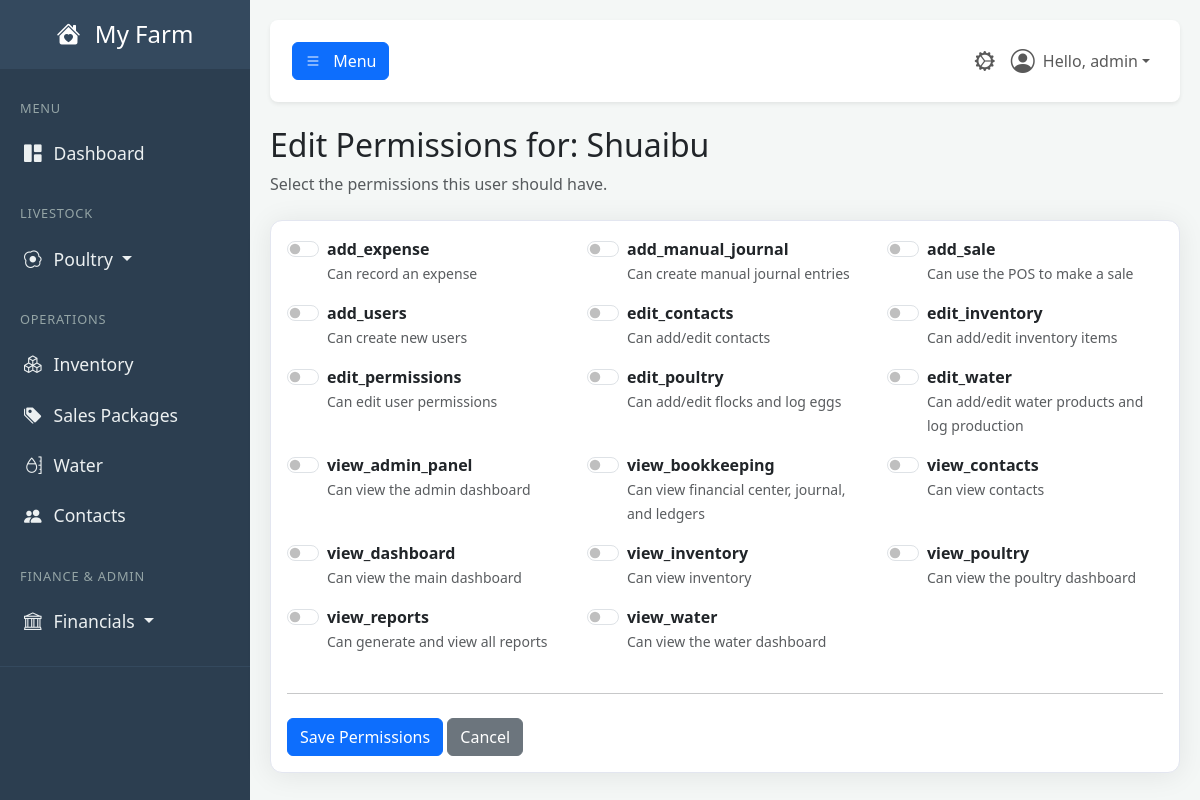
/admin/user/3/permissions (signed in), run on an earlier commit of the app's database.
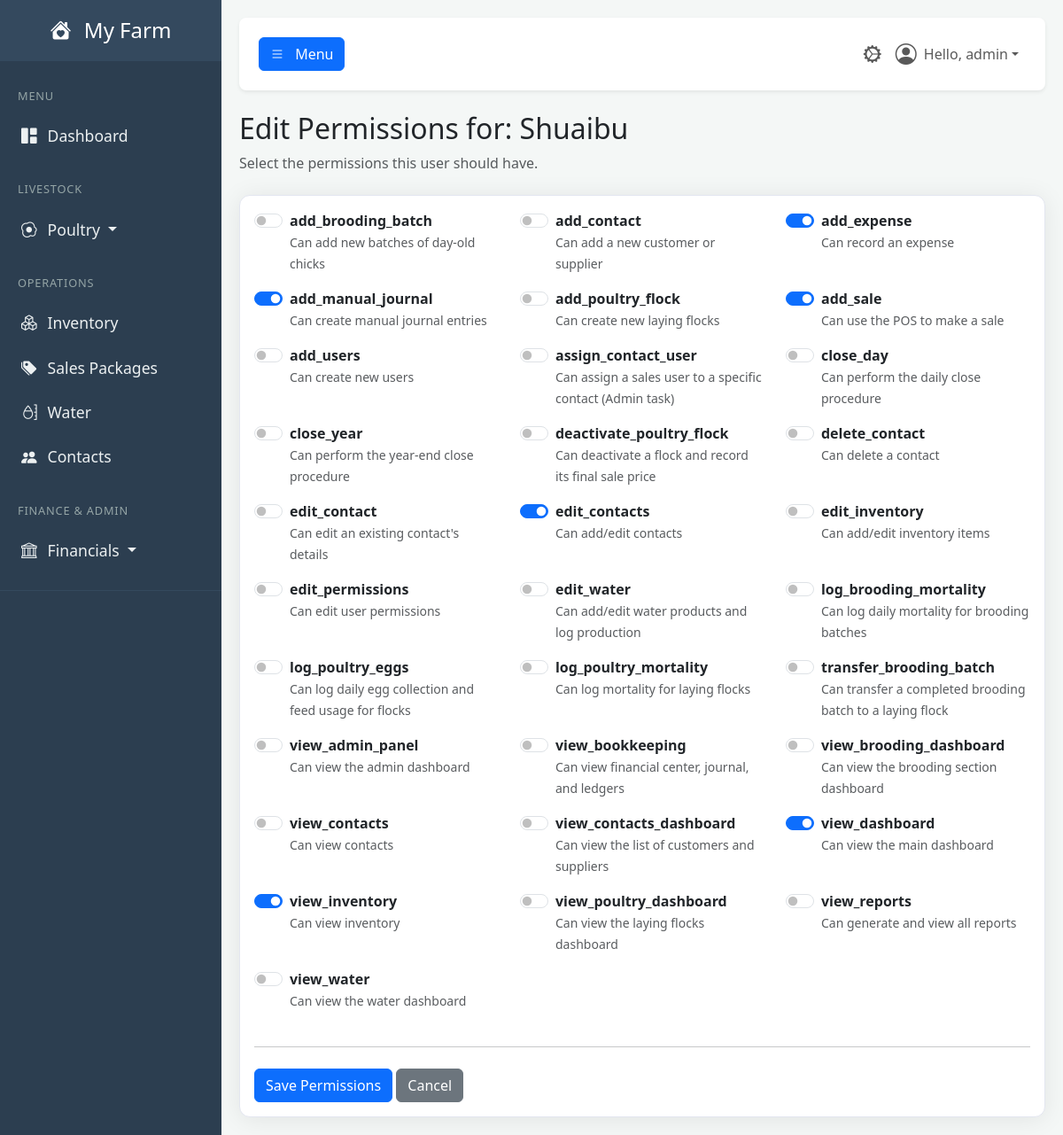
And on a later commit of the database.
### tables this page shows
CREATE TABLE users (
            id INTEGER PRIMARY KEY,
            username TEXT NOT NULL UNIQUE,
            email TEXT NOT NULL UNIQUE,
            password_hash TEXT NOT NULL,
            farm_name TEXT NOT NULL,
            role TEXT NOT NULL DEFAULT 'user', -- 'user' or 'admin'
            is_active BOOLEAN NOT NULL DEFAULT 1,f
            created_at TIMESTAMP DEFAULT CURRENT_TIMESTAMP
        , cash_account_id INTEGER REFERENCES accounts(id));

CREATE TABLE permissions (
            id INTEGER PRIMARY KEY,
            name TEXT NOT NULL UNIQUE,
            description TEXT NOT NULL
        );

### app.py (the view)
@app.route('/admin/user/<int:user_id>/permissions', methods=['GET', 'POST'])
@login_required  # <--- THIS IS THE FIX
@permission_required('manage_users')
def edit_user_permissions(user_id):
    if request.method == 'POST':
        permission_ids = request.form.getlist('permissions')
        Permission.update_for_user(user_id, permission_ids)
        flash("User permissions updated successfully.", "success")
        return redirect(url_for('admin_dashboard'))
    user_to_edit = User.get_by_id(user_id)
    if not user_to_edit:
        flash("User not found.", "danger")
        return redirect(url_for('admin_dashboard'))
    all_permissions = Permission.get_all()
    db = get_db()
    user_perms_rows = db.execute("SELECT permission_id FROM user_permissions WHERE user_id = ?", (user_id,)).fetchall()
    user_permission_ids = {row['permission_id'] for row in user_perms_rows}
    user = User.get_by_id(session['user_id'])
    return render_template('edit_user_permissions.html',
                           user=user,
                           user_to_edit=user_to_edit,
                           all_permissions=all_permissions,
                           user_permission_ids=user_permission_ids)

### app.py (called while the page is built, shortened)
def get_db():
    if 'db' not in g:
        g.db = sqlite3.connect(DATABASE)
        g.db.row_factory = sqlite3.Row
    return g.db

def login_required(f):
    @wraps(f)
    def decorated_function(*args, **kwargs):
        if 'user_id' not in session:
            flash('Please log in to access this page.', 'warning')
            return redirect(url_for('login'))
        g.user = User.get_by_id(session['user_id'])
        if not g.user:
            session.clear()
            return redirect(url_for('login'))
        return f(*args, **kwargs)
    return decorated_function

def permission_required(permission_name):
    def decorator(f):
        @wraps(f)
        def decorated_function(*args, **kwargs):
            if not hasattr(g, 'user') or not g.user.has_permission(permission_name):
                flash('You do not have the required permission.', 'danger')
                return redirect(url_for('dashboard'))
            return f(*args, **kwargs)
        return decorated_function
    return decorator

    def has_permission(self, required_permission):
        print(f"\n--- PERMISSION CHECK ---")
        print(f"User checking: '{self.username}' (ID: {self.id})")
        print(f"User's role is: '{self.role}'")
        print(f"Permission required: '{required_permission}'")
        if self.role == 'admin':
            print("RESULT: Role is 'admin', access GRANTED.")
            print(f"------------------------")
            return True

    @staticmethod
    def get_by_id(user_id):
        user_row = get_db().execute("SELECT * FROM users WHERE id = ?", (user_id,)).fetchone()
        return User(**user_row) if user_row else None

    @staticmethod
    def get_all():
        db = get_db()
        return db.execute("SELECT * FROM permissions ORDER BY name ASC").fetchall()

### templates/edit_user_permissions.html (shortened to what this page needs)
{% extends "base.html" %}
{% block content %}
    <h2 class="mb-2">Edit Permissions for: {{ user_to_edit.username }}</h2>
    <p class="text-muted mb-4">Select the permissions this user should have.</p>
    <div class="card shadow-sm">
        <div class="card-body">
            <form action="{{ url_for('edit_user_permissions', user_id=user_to_edit.id) }}" method="POST">
                <div class="row">
                    {% for perm in all_permissions %}
                    <div class="col-md-4">
                        <div class="form-check form-switch mb-3">
                            <input class="form-check-input" type="checkbox" name="permissions" value="{{ perm.id }}" id="perm_{{ perm.id }}"
                                   {% if perm.id in user_permission_ids %}checked{% endif %}>
                            <label class="form-check-label" for="perm_{{ perm.id }}">
                                <strong>{{ perm.name }}</strong>
                                <br>
                                <small class="text-muted">{{ perm.description }}</small>
                            </label>
                        </div>
                    </div>
                    {% endfor %}
                </div>
                <hr class="my-4">
                <button type="submit" class="btn btn-primary">Save Permissions</button>
                <a href="{{ url_for('admin_dashboard') }}" class="btn btn-secondary">Cancel</a>
            </form>
        </div>
    </div>
{% endblock %}

### templates/base.html (shortened to what this page needs)
<!DOCTYPE html>
<html lang="en">
<head>
    <link href="https://cdn.jsdelivr.net/npm/bootstrap@5.3.3/dist/css/bootstrap.min.css" rel="stylesheet">
    <link rel="stylesheet" href="https://cdn.jsdelivr.net/npm/bootstrap-icons@1.11.3/font/bootstrap-icons.min.css">
    <link rel="stylesheet" href="{{ url_for('static', filename='css/style.css') }}">
</head>
<body>
    <div class="wrapper">
        <nav id="sidebar" class="no-print">
            <div class="sidebar-header">
                <h3><a href="{{ url_for('dashboard') }}" class="text-white text-decoration-none">
                    <i class="bi bi-house-heart-fill me-2"></i>
                    {% if g.user %}{{ g.user.farm_name }}{% else %}FarmApp{% endif %}
                </a></h3>
            </div>
            <ul class="list-unstyled components">
                <li class="sidebar-menu-header">MENU</li>
                <li><a href="{{ url_for('dashboard') }}" class="{% if request.endpoint == 'dashboard' %}active{% endif %}"><i class="bi bi-grid-1x2-fill"></i>Dashboard</a></li>
                <li class="sidebar-menu-header mt-3">LIVESTOCK</li>
                {% if g.user and (g.user.has_permission('view_brooding_dashboard') or g.user.has_permission('view_poultry_dashboard')) %}
                <li>
                    <a href="#poultrySubmenu" data-bs-toggle="collapse" aria-expanded="false" class="dropdown-toggle {% if 'poultry' in request.endpoint or 'brooding' in request.endpoint %}active{% endif %}">
                        <i class="bi bi-egg-fried"></i>Poultry
                    </a>
                </li>
                {% endif %}
                <li class="sidebar-menu-header mt-3">OPERATIONS</li>
                {% if g.user.has_permission('view_inventory_dashboard') %}
                    <li><a href="{{ url_for('inventory_dashboard') }}" class="{% if 'inventory' in request.endpoint %}active{% endif %}"><i class="bi bi-boxes"></i>Inventory</a></li>
                {% endif %}
                {% if g.user.has_permission('view_sales_packages') %}
                    <li><a href="{{ url_for('manage_sales_packages') }}" class="{% if request.endpoint == 'manage_sales_packages' %}active{% endif %}"><i class="bi bi-tags-fill"></i>Sales Packages</a></li>
                {% endif %}
                {% if g.user.has_permission('view_water_dashboard') %}
                    <li><a href="{{ url_for('water_dashboard') }}" class="{% if 'water' in request.endpoint %}active{% endif %}"><i class="bi bi-moisture"></i>Water</a></li>
                {% endif %}
                {% if g.user.has_permission('view_contacts_dashboard') %}
                    <li><a href="{{ url_for('contacts_dashboard') }}" class="{% if 'contacts' in request.endpoint %}active{% endif %}"><i class="bi bi-people-fill"></i>Contacts</a></li>
                {% endif %}
                {% set can_view_finance = g.user.has_permission('view_financial_center') or
                                           g.user.has_permission('view_chart_of_accounts') or
                                           g.user.has_permission('view_general_journal') or
                                           g.user.has_permission('view_reports_dashboard') %}
                {% if g.user and can_view_finance %}
                <li class="sidebar-menu-header mt-3">FINANCE & ADMIN</li>
                <li>
                    <a href="#financialSubmenu" data-bs-toggle="collapse" aria-expanded="false" class="dropdown-toggle ">
                        <i class="bi bi-bank"></i>Financials
                    </a>
                </li>
                {% endif %}
            </ul>
        </nav>
        <div id="content">
            <nav class="navbar navbar-expand-lg navbar-light bg-white shadow-sm top-navbar no-print mb-4">
                <div class="container-fluid">
                    <button type="button" id="sidebarCollapse" class="btn btn-primary" aria-controls="sidebar" aria-expanded="false">
                        <i class="bi bi-list"></i>
                        <span class="d-none d-md-inline ms-2">Menu</span>
                    </button>
                    <ul class="navbar-nav ms-auto flex-row align-items-center">
                        {% if g.user and g.user.has_permission('view_admin_panel') %}
                            <li class="nav-item">
                                <a class="nav-link {% if 'admin' in request.endpoint %}active{% endif %}" href="{{ url_for('admin_dashboard') }}" title="Admin Panel">
                                    <i class="bi bi-gear-wide-connected fs-5"></i>
                                </a>
                            </li>
                        {% endif %}
                        <li class="nav-item dropdown">
                            <a class="nav-link dropdown-toggle d-flex align-items-center" href="#" id="navbarDropdownUser" role="button" data-bs-toggle="dropdown" aria-expanded="false">
                                <i class="bi bi-person-circle fs-4 me-2"></i>
                                Hello, {{ g.user.username }}
                            </a>
                        </li>
                    </ul>
                </div>
            </nav>
            <main>
                {% block content %}{% endblock %}
            </main>
        </div>
    </div>
</body>
</html>

### static/CSS/style.css (style rules this page uses)
:root { --primary-green: #27ae60; --dark-slate: #2c3e50; --medium-slate: #34495e; --light-slate: #4a6278; --light-grey: #f4f7f6; --text-muted-color: #95a5a6; --text-light: #ecf0f1; --white: #ffffff; --shadow-color: rgba(0, 0, 0, 0.08); }
body { background-color: var(--light-grey); font-family: 'Segoe UI', Tahoma, Geneva, Verdana, sans-serif; overflow-x: hidden; }
.wrapper { display: flex; width: 100%; align-items: stretch; }
#content { width: 100%; padding: 20px; min-height: 100vh; transition: all 0.3s; }
#sidebar { min-width: 250px; max-width: 250px; min-height: 100vh; background: var(--dark-slate); color: var(--text-light); transition: all 0.3s; }
#sidebar .sidebar-header { padding: 20px; background: var(--medium-slate); text-align: center; }
#sidebar .sidebar-header h3 { font-size: 1.5rem; margin-bottom: 0; }
#sidebar .sidebar-menu-header { padding: 10px 20px; font-size: 0.8rem; color: var(--text-muted-color); text-transform: uppercase; letter-spacing: .05rem; }
#sidebar ul.components { padding: 20px 0; border-bottom: 1px solid var(--medium-slate); }
#sidebar ul li a { padding: 12px 20px; font-size: 1.1em; display: block; color: var(--text-light); border-left: 4px solid transparent; text-decoration: none; transition: all 0.2s ease-in-out; }
#sidebar ul li a i { margin-right: 12px; }
.top-navbar { padding: 15px 10px; background: var(--white); border: none; border-radius: 8px; margin-bottom: 20px; box-shadow: 0 2px 5px var(--shadow-color); }
.card { border-radius: 0.75rem; border: 1px solid #e3e6f0; box-shadow: 0 0.15rem 1.75rem 0 var(--shadow-color) !important; }

What changed in the data, as far as the page shows it:
removed permissions: name "edit_poultry", description "Can add/edit flocks and log eggs"
removed permissions: name "view_poultry", description "Can view the poultry dashboard"
added permissions: name "add_brooding_batch", description "Can add new batches of day-old chicks"
added permissions: name "add_contact", description "Can add a new customer or supplier"
computed for permissions "add_expense": permissions "☐" → "☑"
computed for permissions "add_manual_journal": permissions "☐" → "☑"
added permissions: name "add_poultry_flock", description "Can create new laying flocks"
computed for permissions "add_sale": permissions "☐" → "☑"
added permissions: name "assign_contact_user", description "Can assign a sales user to a specific contact (Admin task)"
added permissions: name "close_day", description "Can perform the daily close procedure"
added permissions: name "close_year", description "Can perform the year-end close procedure"
added permissions: name "deactivate_poultry_flock", description "Can deactivate a flock and record its final sale price"
added permissions: name "delete_contact", description "Can delete a contact"
added permissions: name "edit_contact", description "Can edit an existing contact's details"
computed for permissions "edit_contacts": permissions "☐" → "☑"
added permissions: name "log_brooding_mortality", description "Can log daily mortality for brooding batches"
added permissions: name "log_poultry_eggs", description "Can log daily egg collection and feed usage for flocks"
added permissions: name "log_poultry_mortality", description "Can log mortality for laying flocks"
added permissions: name "transfer_brooding_batch", description "Can transfer a completed brooding batch to a laying flock"
added permissions: name "view_brooding_dashboard", description "Can view the brooding section dashboard"
added permissions: name "view_contacts_dashboard", description "Can view the list of customers and suppliers"
computed for permissions "view_dashboard": permissions "☐" → "☑"
computed for permissions "view_inventory": permissions "☐" → "☑"
added permissions: name "view_poultry_dashboard", description "Can view the laying flocks dashboard"
